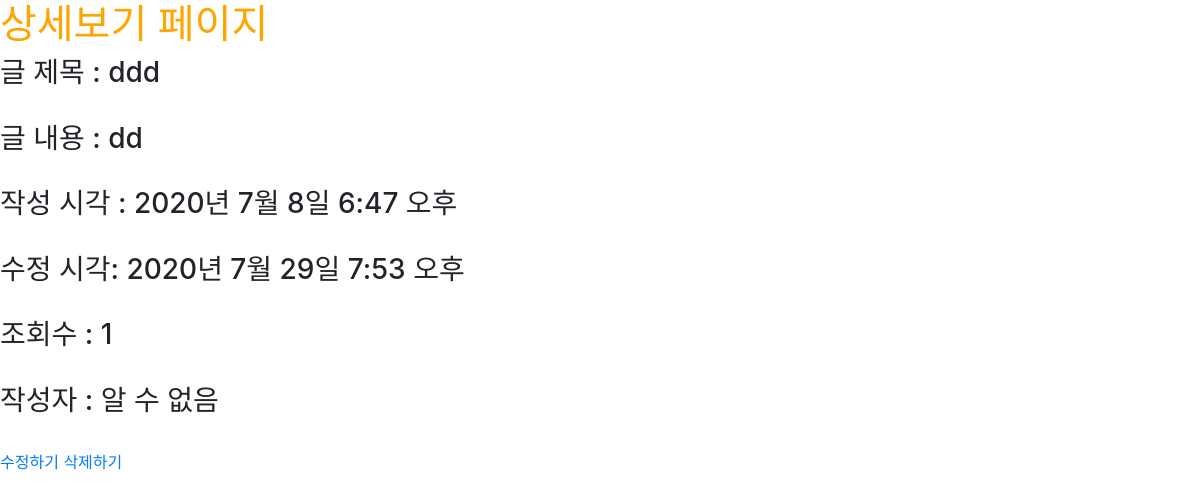
The page /posts/show/4 on the database its author committed.
### posts/models.py (models this page shows)
class Post(models.Model):
    title = models.CharField(max_length=50, null=False)
    content = models.TextField()
    view_count = models.IntegerField(default = 0)
    created_at = models.DateTimeField(auto_now_add = True)
    updated_at = models.DateTimeField(auto_now = True)
    image = models.ImageField(upload_to='images/', null=True)
    user = models.ForeignKey(User, on_delete = models.CASCADE, null=True)

### posts/views.py (the view)
# urls.py: path('show/<int:id>', show, name="show"),
def show(request, id):
    post = Post.objects.get(pk=id)
    post.view_count += 1
    post.save()
    return render(request, 'posts/show.html', {'post': post})

### posts/templates/posts/show.html (shortened to what this page needs)
{% extends 'base.html' %}
{% block content %}
    <h1>상세보기 페이지</h1>
    <h3>글 제목 : {{ post.title }} </h3><br>
    <h3>글 내용 : {{ post.content }} </h3><br>
    <h3>작성 시각 : {{ post.created_at }} </h3><br>
    <h3>수정 시각: {{ post.updated_at }}</h3><br>
    <h3>조회수 : {{ post.view_count }} </h3><br>
    {% if post.user %}
        <h3>작성자 : {{ post.user }} </h3><br>
    {% else %}
        <h3>작성자 : 알 수 없음 </h3><br>
    {% endif %}
    <a href="{% url 'posts:update' post.pk %}">수정하기</a>
    <a href="{% url 'posts:delete' post.pk %}">삭제하기</a>
{% endblock %}

### myblog/static/css/project.css (style rules this page uses)
h1 { color: orange; }

### rows shown on the page
Post: title "ddd", content "dd", created_at "2020년 7월 8일 6:47 오후", updated_at "2020년 7월 29일 7:53 오후", view_count "1"
